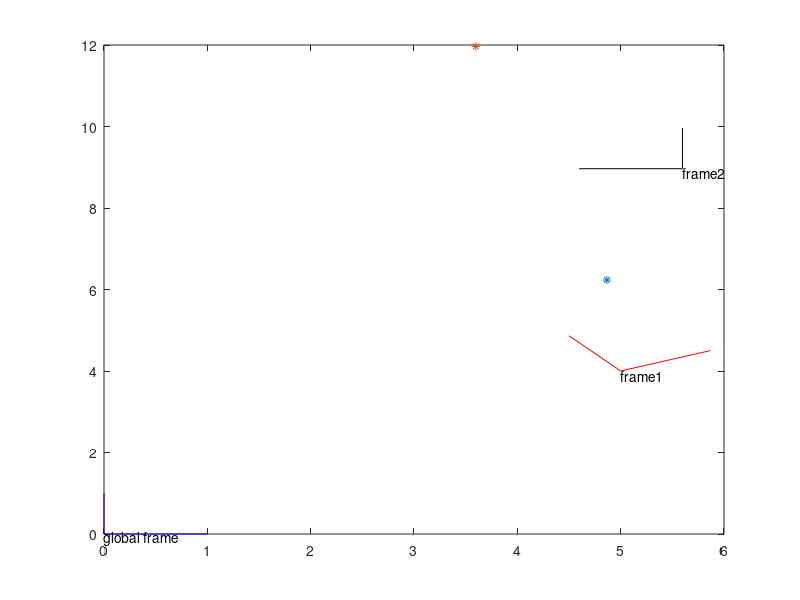

Reproduce this figure in MATLAB.
% rigid transformation example code

clc; clear
% pose2 in frame 1
pose1_2 = [5, 4, pi/6];
theta = pose1_2(3);
R1 = [cos(theta), -sin(theta); sin(theta), cos(theta)];
t1_2 = [pose1_2(1); pose1_2(2)];
% transformation matrix of pose2 in frame 1
T1_2 = [R1 t1_2; 0 0 1]

% pose3 in frame 2
pose2_3 = [3, 4, pi/3];
theta = pose2_3(3);
R2_3 = [cos(theta), -sin(theta); sin(theta), cos(theta)];
t2_3 = [pose2_3(1); pose2_3(2)];
% transformation matrix of pose3 in frame 2
T2_3 = [R2_3 t2_3; 0 0 1]

% pose2 in global frame
T1_3 = T1_2 * T2_3

disp('transform point a in frame 2 to frame 1')
pa_2 = [1,2,1]';
pa_1 = T1_2 * pa_2
disp('transform point a in frame 2 to frame 3')
T3_2 = inv(T2_3)
pa_3 = T2_3 \ pa_2

disp('transform point b in frame 3 to frame 2')
pb_3 = [3,2,1]';
pb_2 = T2_3 * pb_3
disp('transform point b in frame 3 to frame 1')
pb_1 = T1_3 * pb_3

% draw frames and points
% x, y axes in homogeneous coordinates
baisic_axes = [0 0 1; 1 0 1; 0 1 1]';
frameg = baisic_axes;   % in global frame
frame1 = T1_2 * baisic_axes; % transform to frame1
frame2 = T1_3 * baisic_axes; % transform to frame2

% plot global frame with blue line
hold off
plot(frameg(1, [1 2]), frameg(2, [1 2]), 'b-', frameg(1, [1 3]), frameg(2, [1 3]), 'b-')
text(frameg(1, 1), frameg(2, 1)-0.1, 'global frame')
hold on
% plot frame1 with red line
plot(frame1(1, [1 2]), frame1(2, [1 2]), 'r-', frame1(1, [1 3]), frame1(2, [1 3]), 'r-')
text(frame1(1, 1), frame1(2, 1)-0.1, 'frame1')
% plot frame2 with black line
plot(frame2(1, [1 2]), frame2(2, [1 2]), 'k-', frame2(1, [1 3]), frame2(2, [1 3]), 'k-')
text(frame2(1, 1), frame2(2, 1)-0.1, 'frame2')

% mark points
plot(pa_1(1), pa_1(2), '*')
plot(pb_1(1), pb_1(2), '*')
